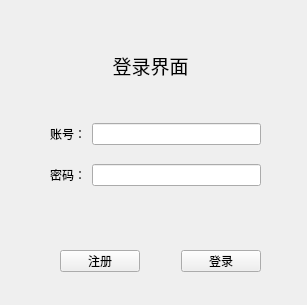
<?xml version="1.0" encoding="UTF-8"?>
<ui version="4.0">
 <class>Widget</class>
 <widget class="QWidget" name="Widget">
  <property name="geometry">
   <rect>
    <x>0</x>
    <y>0</y>
    <width>307</width>
    <height>305</height>
   </rect>
  </property>
  <property name="windowTitle">
   <string>Widget</string>
  </property>
  <widget class="QLabel" name="label_3">
   <property name="geometry">
    <rect>
     <x>110</x>
     <y>50</y>
     <width>81</width>
     <height>31</height>
    </rect>
   </property>
   <property name="text">
    <string>&lt;html&gt;&lt;head/&gt;&lt;body&gt;&lt;p align=&quot;center&quot;&gt;&lt;span style=&quot; font-size:14pt;&quot;&gt;登录界面&lt;/span&gt;&lt;/p&gt;&lt;/body&gt;&lt;/html&gt;</string>
   </property>
  </widget>
  <widget class="QWidget" name="">
   <property name="geometry">
    <rect>
     <x>50</x>
     <y>110</y>
     <width>211</width>
     <height>91</height>
    </rect>
   </property>
   <layout class="QGridLayout" name="gridLayout">
    <item row="0" column="0">
     <widget class="QLabel" name="label">
      <property name="text">
       <string>账号：</string>
      </property>
     </widget>
    </item>
    <item row="0" column="1">
     <widget class="QLineEdit" name="accountEdit"/>
    </item>
    <item row="1" column="0">
     <widget class="QLabel" name="label_2">
      <property name="text">
       <string>密码：</string>
      </property>
     </widget>
    </item>
    <item row="1" column="1">
     <widget class="QLineEdit" name="passwordEdit"/>
    </item>
   </layout>
  </widget>
  <widget class="QWidget" name="">
   <property name="geometry">
    <rect>
     <x>60</x>
     <y>250</y>
     <width>201</width>
     <height>22</height>
    </rect>
   </property>
   <layout class="QHBoxLayout" name="horizontalLayout">
    <item>
     <widget class="QPushButton" name="registButton">
      <property name="text">
       <string>注册</string>
      </property>
     </widget>
    </item>
    <item>
     <spacer name="horizontalSpacer">
      <property name="orientation">
       <enum>Qt::Orientation::Horizontal</enum>
      </property>
      <property name="sizeHint" stdset="0">
       <size>
        <width>40</width>
        <height>20</height>
       </size>
      </property>
     </spacer>
    </item>
    <item>
     <widget class="QPushButton" name="loginButton">
      <property name="text">
       <string>登录</string>
      </property>
     </widget>
    </item>
   </layout>
  </widget>
 </widget>
 <resources/>
 <connections/>
</ui>
